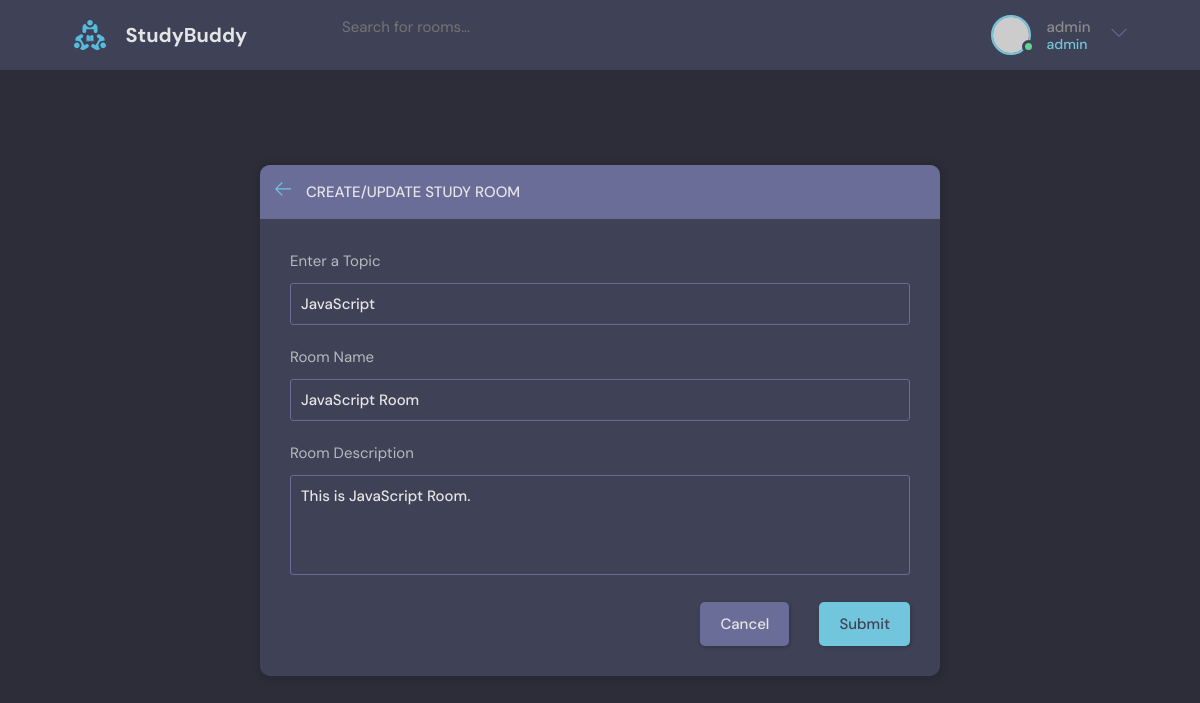
Screenshot of /update-room/2/ (signed in) with the database file from the repository.
### base/models.py (models this page shows, shortened)
class Room(models.Model):
    host = models.ForeignKey(User, on_delete=models.SET_NULL, null=True)
    topic = models.ForeignKey(Topic, on_delete=models.SET_NULL, null=True)
    name = models.CharField(max_length=75)
    participants = models.ManyToManyField(User, related_name='participants', blank=True)
    description = models.TextField(null=True, blank=True)
    updated = models.DateTimeField(auto_now=True)
    created = models.DateTimeField(auto_now_add=True)
    class Meta:
        ordering = ['-updated', '-created']

class Topic(models.Model):
    name = models.CharField(max_length=50)

### base/views.py (the view, shortened to what this page needs)
# urls.py: path('update-room/<str:pk>/',views.updateRoom, name='update-room'),
@login_required(login_url='login')
def updateRoom(request, pk):
    room = Room.objects.get(id=pk)
    form = RoomForm(instance=room)
    topics=Topic.objects.all
    if request.user != room.host:
        return HttpResponse('403 Forbidden')
    context = {'form':form,'topics':topics,'room':room}
    return render(request, 'base/room_form.html', context)

### base/forms.py
class RoomForm(ModelForm):
    class Meta:
        model = Room
        fields = '__all__'
        exclude = ['participants','host']

### base/templates/base/room_form.html (shortened to what this page needs)
{% extends 'main.html' %}
{% block content %}
  <main class="create-room layout">
    <div class="container">
      <div class="layout__box">
        <div class="layout__boxHeader">
          <div class="layout__boxTitle">
            <a href="index.html">
              <svg version="1.1" xmlns="http://www.w3.org/2000/svg" width="32" height="32" viewBox="0 0 32 32">
                <title>arrow-left</title>
                <path
                  d="M13.723 2.286l-13.723 13.714 13.719 13.714 1.616-1.611-10.96-10.96h27.625v-2.286h-27.625l10.965-10.965-1.616-1.607z">
                </path>
              </svg>
            </a>
            <h3>Create/Update Study Room</h3>
          </div>
        </div>
        <div class="layout__body">
          <form class="form" action="" method="POST">
            <div class="form__group">
              <label for="room_topic">Enter a Topic</label>
              <input required type="text" value="{{room.topic.name}}" name="topic" list="topic-list" />
            </div>
            <div class="form__group">
              <label for="room_name">Room Name</label>
              {{form.name}}
            </div>
            <div class="form__group">
              <label for="room_description">Room Description</label>
              {{form.description}}
            </div>
            <div class="form__action">
              <a class="btn btn--dark" href="index.html">Cancel</a>
              <button class="btn btn--main" type="submit">Submit</button>
            </div>
          </form>
        </div>
      </div>
    </div>
  </main>
  {% endblock content %}

### templates/navbar.html (shortened to what this page needs)
{% load static %}
<header class="header header--loggedIn">
    <div class="container">
      <a href="{% url 'home' %}" class="header__logo">
        <img src="{% static 'images/logo.svg' %}" />
        <h1>StudyBuddy</h1>
      </a>
      <form class="header__search" method="GET" action="{% url 'home' %}>
        <label>
          <svg version="1.1" xmlns="http://www.w3.org/2000/svg" width="32" height="32" viewBox="0 0 32 32">
          <input name="q" placeholder="Search for rooms..." />
      </form>
      <nav class="header__menu">
        {% if request.user.is_authenticated %}
        <div class="header__user">
          <a href="profile.html">
            <div class="avatar avatar--medium active">
              <img src="https://randomuser.me/api/portraits/men/37.jpg" />
            </div>
            <p>{{ request.user.username }}<span>{{ request.user.username }}</span></p>
          </a>
          <button class="dropdown-button">
            <svg version="1.1" xmlns="http://www.w3.org/2000/svg" width="32" height="32" viewBox="0 0 32 32">
              <title>chevron-down</title>
              <path d="M16 21l-13-13h-3l16 16 16-16h-3l-13 13z"></path>
            </svg>
          </button>
        </div>
        {% else %}
        <a href="{% url 'login' %}">
          <img src="{% static 'images/avatar.svg' %}" />
          <p>Login</p>
        </a>
        {% endif %}
      </nav>
    </div>
  </header>

### static/styles/style.css (style rules this page uses)
:root { --color-main: #71c6dd; --color-main-light: #e1f6fb; --color-dark: #3f4156; --color-dark-medium: #51546e; --color-dark-light: #696d97; --color-light: #e5e5e5; --color-gray: #8b8b8b; --color-light-gray: #b2bdbd; --color-bg: #2d2d39; --color-success: #5dd693; --color-error: #fc4b0b; }
* { font-family: "DM Sans", -apple-system, BlinkMacSystemFont, "Segoe UI", Roboto, Oxygen, Ubuntu, Cantarell, "Open Sans", "Helvetica Neue", sans-serif; margin: 0; padding: 0; box-sizing: border-box; text-rendering: optimizeLegibility; font-size: inherit; }
html { font-size: 56.25%; }
@media only screen and (min-width: 1200px) { html { font-size: 62.5%; } }
body { line-height: 1.6; font-weight: 400; font-size: 1.5rem; color: var(--color-light-gray); background-color: var(--color-bg); min-height: 100vh; }
img { width: 100%; }
a { display: inline-block; color: var(--color-main); text-decoration: none; }
.container { max-width: 120rem; width: 90%; margin: auto; }
.btn { background-color: transparent; border: none; display: inline-flex; align-items: center; gap: 1rem; cursor: pointer; transition: all ease-in-out 0.3s; padding: 1rem 2rem; border-radius: 5px; box-shadow: 1px 1px 3px 1px rgba(0, 0, 0, 0.15); font-weight: 500; }
.btn--main { background-color: var(--color-main); color: var(--color-dark); }
.btn--dark { background-color: var(--color-dark-light); color: var(--color-light); }
.avatar { position: relative; display: inline-block; border-radius: 50%; border: 2px solid var(--color-main); }
.avatar img { display: block; border-radius: 50%; object-fit: cover; object-position: center; }
.avatar::after { content: ""; display: block; position: absolute; background-color: var(--color-gray); z-index: 111; border-radius: 50%; border: 0.3rem solid var(--color-dark); }
.avatar.active::after { background-color: var(--color-success); }
.avatar.avatar--medium img { width: 3.6rem; height: 3.6rem; border-radius: 50%; }
.avatar.avatar--medium:after { width: 0.7rem; height: 0.7rem; bottom: 0px; right: -6px; }
.header { padding: 1.5rem; background-color: var(--color-dark); }
.header > .container { display: flex; gap: 9.5rem; }
.header__logo, .header__user { display: flex; gap: 2rem; align-items: center; }
.header__logo > img { height: 3.2rem; width: 3.2rem; }
.header__logo > h1 { font-weight: 700; font-size: 2rem; color: var(--color-light); }
.header__search input { width: 30rem; background: transparent; border: none; outline: none; color: var(--color-light); }
.header__menu { margin-left: auto; position: relative; }
.header__menu a { display: flex; gap: 1.5rem; align-items: center; font-weight: 500; text-decoration: none; color: var(--color-gray); }
.header__menu img { height: 3.6rem; }
.header__menu p { line-height: 1.2; }
.header__menu span { color: var(--color-main); font-weight: 500; font-size: 1.4rem; display: block; }
.header__menu svg { width: 1.6rem; height: 1.6rem; fill: var(--color-dark-light); }
.dropdown-button { background: transparent; border: 0; outline: 0; cursor: pointer; }
.layout { margin-top: 2.4rem; }
.layout > .container { display: flex; justify-content: space-between; align-items: flex-start; }
.layout__box { width: 90%; max-width: 48rem; min-height: 40rem; position: absolute; top: 50%; left: 50%; transform: translate(-50%, -46%); background-color: var(--color-dark); border-radius: 1rem; box-shadow: 1px 1px 6px 3px rgba(0, 0, 0, 0.1); overflow: hidden; }
.layout__boxHeader { display: flex; padding: 1.5rem; background-color: var(--color-dark-light); }
.layout__boxTitle { display: flex; gap: 1.5rem; align-items: center; }
.layout__boxTitle h3 { text-transform: uppercase; font-weight: 500; color: var(--color-light); }
.layout__boxTitle svg { width: 1.6rem; height: 1.6rem; fill: var(--color-main); }
.layout__body { margin: 3rem; }
.form__group { margin-bottom: 2rem; width: 100%; }
.form__group label { display: block; font-size: 1.5rem; margin-bottom: 1rem; }
.form__group input, .form__group textarea, .form__group select { background: transparent; border: 1px solid var(--color-dark-light); padding: 1rem; border-radius: 3px; width: 100%; color: var(--color-light); font-weight: 500; outline: none; }
.form__group textarea { background: transparent; height: 10rem; resize: none; }
.form__action { display: flex; justify-content: flex-end; gap: 3rem; }
.create-room.layout .layout__box { max-width: 68rem; }

### rows the page displays
Room: topic "JavaScript", name "JavaScript Room", description "This is JavaScript Room."

### other values shown
{{ request.user.username }} "admin"
